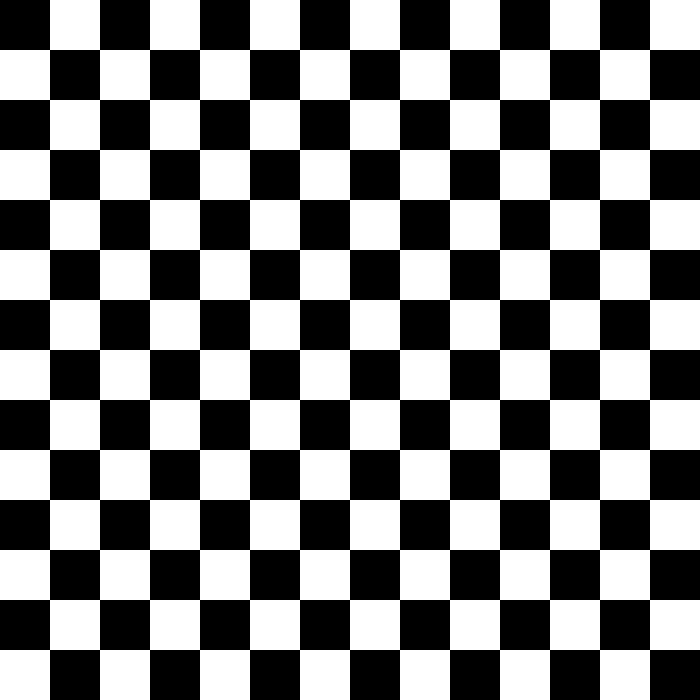
Frame 1 (no input)
Frame 60 (the mouse pressed at the canvas centre just before this capture): identical to frame 1, image omitted
Frame 120 (the mouse held since frame 60 and released just before this capture): identical to frame 1, image omitted

The Processing sketch that drew this single still picture (run headless with seeded random() and noise(); from frame 60 on, the mouse is pressed at the canvas centre):

// Processing sketch: jogo_da_velha
// ── jogo_da_velha.pde

void setup() {
  size(700, 700);
}

void draw() {
  boolean alter = false;
  background(255);
  noStroke();
  fill(0);
  for (float y = 0; y <= height; y += 50) {
    for (float x = 0; x <=width; x += 100) {
      if (alter == true) {
        square(x + 50, y, 50);
      } else {
        square(x, y, 50);
      }
    }
    if (alter == false) {
      alter = true;
    } else {
      alter = false;
    }
  }
}
